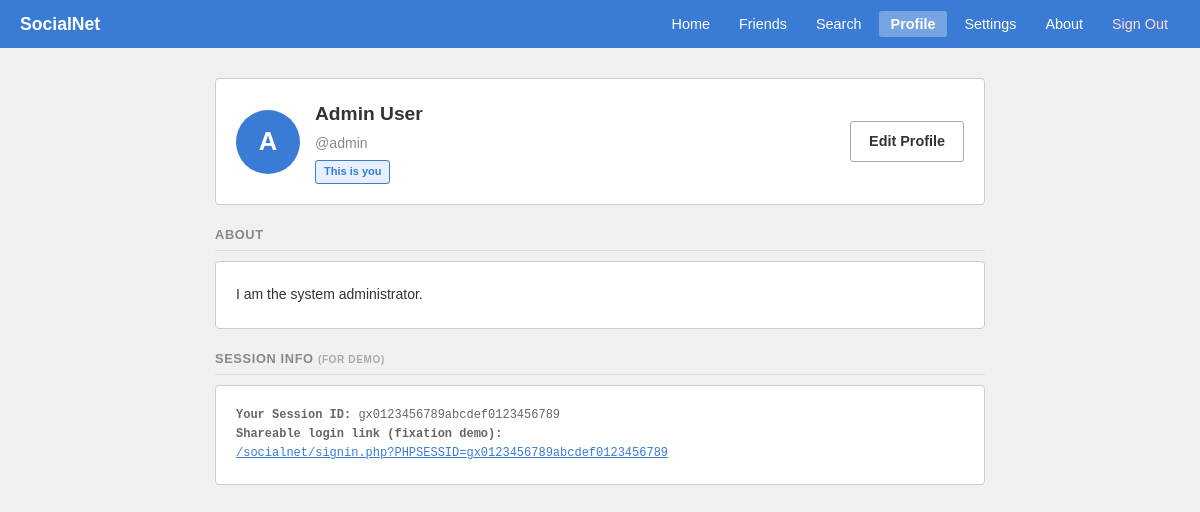
/socialnet/profile.php (signed in), run on an earlier commit of the app's database.
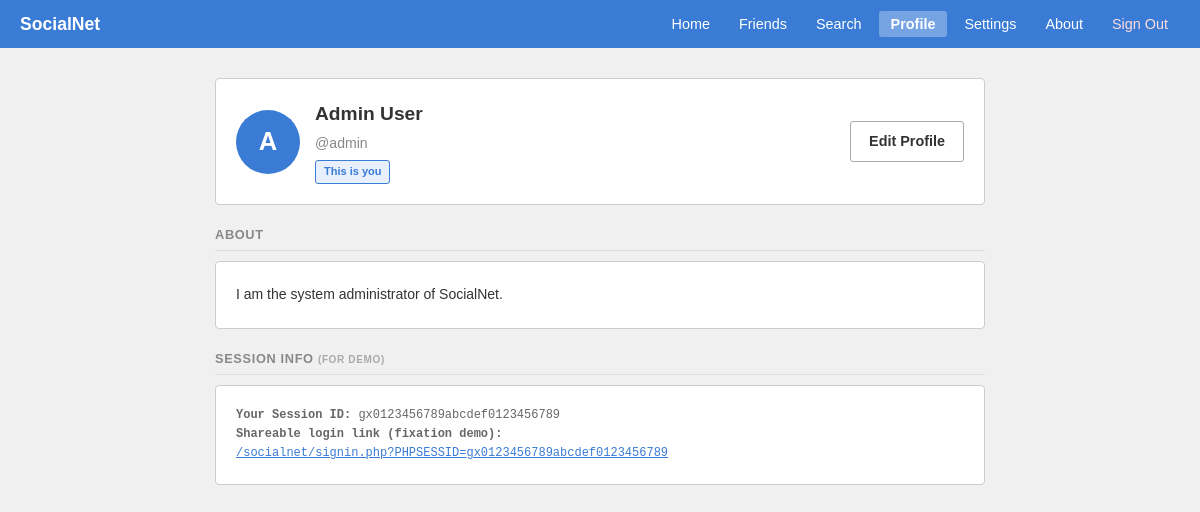
And on a later commit of the database.
### tables this page shows
CREATE TABLE account (
    id          INT          UNSIGNED NOT NULL AUTO_INCREMENT,
    username    VARCHAR(50)  NOT NULL,
    fullname    VARCHAR(100) NOT NULL,
    password    VARCHAR(255) NOT NULL,
    description TEXT         DEFAULT NULL,
    created_at  DATETIME     NOT NULL DEFAULT CURRENT_TIMESTAMP,
    PRIMARY KEY (id),
    UNIQUE KEY uq_username (username)
);

### socialnet/includes/auth.php (called while the page is built, shortened)
<?php
function getLoggedInUser(): ?array {
    return [
        'id'       => $_SESSION['user_id'],
        'username' => $_SESSION['username'],
        'fullname' => $_SESSION['fullname'],
    ];
}

### socialnet/profile.php (the view, shortened to what this page needs)
<?php
require_once __DIR__ . '/includes/auth.php';
$me = getLoggedInUser();
$db = getDB();
$owner = null;
if (isset($_GET['id']) && ctype_digit((string)$_GET['id'])) {
    $stmt = $db->prepare('SELECT id, username, fullname, description FROM account WHERE id = ?');
    $stmt->execute([(int)$_GET['id']]);
    $owner = $stmt->fetch();
    $bypassedFriendCheck = true;
} else {
    $stmt = $db->prepare('SELECT id, username, fullname, description FROM account WHERE id = ?');
    $stmt->execute([$me['id']]);
    $owner = $stmt->fetch();
}
$isMyProfile = $owner && ($owner['id'] == $me['id']);
$friendStatus = ($owner && !$isMyProfile) ? getFriendshipStatus($db, (int)$me['id'], (int)$owner['id']) : null;
$activePage = 'profile';
?>
<!DOCTYPE html>
<html lang="en">
<head>
    <link rel="stylesheet" href="/socialnet/includes/style.css">
</head>
<body>
<?php include __DIR__ . '/includes/menubar.php'; ?>
<main class="page-wrap">
    <?php if (!empty($accessDenied)): ?>
        <h1 class="page-title">Access Denied</h1>
        <div class="card" style="text-align:center;padding:30px;color:#888">
            <p>You can only view profiles of your <strong>friends</strong>.</p>
            <p style="font-size:13px;margin-top:8px">Send a friend request first, or ask them to add you.</p>
            <a href="/socialnet/index.php" class="btn btn-outline" style="margin-top:15px">← Back to Home</a>
        </div>
    <?php else: ?>
        <div class="profile-header">
            <div class="profile-avatar-lg"><?php echo strtoupper(substr($owner['fullname'], 0, 1)); ?></div>
            <div class="profile-meta">
                <div class="fullname"><?php echo htmlspecialchars($owner['fullname']); ?></div>
                <div class="username">@<?php echo htmlspecialchars($owner['username']); ?></div>
                <?php if ($isMyProfile): ?>
                    <span style="background:#e8f0fe;color:#3a7bd5;border:1px solid #3a7bd5;border-radius:3px;padding:2px 8px;font-size:11px;font-weight:bold;display:inline-block;margin-top:6px">This is you</span>
                <?php endif; ?>
            </div>
            <?php if ($isMyProfile): ?>
                <a href="/socialnet/setting.php" class="btn btn-outline" style="margin-left:auto">Edit Profile</a>
            <?php elseif ($friendStatus === 'pending_sent'): ?>
                <span class="btn btn-outline" style="margin-left:auto;opacity:.6;cursor:default">Request Sent</span>
            <?php endif; ?>
        </div>
        <div class="section-label">About</div>
        <div class="card">
            <?php if (!empty($owner['description'])): ?>
                <div style="white-space:pre-wrap;line-height:1.8;font-size:14px;color:#333"><?= $owner['description'] ?></div>
            <?php endif; ?>
        </div>
        <?php if ($isMyProfile): ?>
        <div class="section-label" style="margin-top:20px">Session Info <span style="font-size:10px;color:#aaa">(for demo)</span></div>
        <div class="card" style="font-size:12px;font-family:monospace;color:#666;word-break:break-all">
            <strong>Your Session ID:</strong> <?= session_id() ?><br>
            <strong>Shareable login link (fixation demo):</strong><br>
            <a href="/socialnet/signin.php?PHPSESSID=<?= session_id() ?>" style="color:#3a7bd5">/socialnet/signin.php?PHPSESSID=<?= session_id() ?></a>
        </div>
        <?php endif; ?>
    <?php endif; ?>
</main>
</body>
</html>

### socialnet/includes/menubar.php (shortened to what this page needs)
<nav class="menubar">
    <div class="menubar-brand">
        <span>SocialNet</span>
    </div>
    <ul class="menubar-links">
        <li><a href="/socialnet/index.php"   class="<?= $activePage==='home'    ? 'active':'' ?>">Home</a></li>
        <li>
            <a href="/socialnet/friends.php" class="<?= $activePage==='friends' ? 'active':'' ?>" style="position:relative">
                Friends
            </a>
        </li>
        <li><a href="/socialnet/search.php"  class="<?= $activePage==='search'  ? 'active':'' ?>">Search</a></li>
        <li><a href="/socialnet/profile.php" class="<?= $activePage==='profile' ? 'active':'' ?>">Profile</a></li>
        <li><a href="/socialnet/setting.php" class="<?= $activePage==='setting' ? 'active':'' ?>">Settings</a></li>
        <li><a href="/socialnet/about.php"   class="<?= $activePage==='about'   ? 'active':'' ?>">About</a></li>
        <li><a href="/socialnet/signout.php" class="signout-link">Sign Out</a></li>
    </ul>
</nav>

### socialnet/includes/style.css (style rules this page uses)
*, *::before, *::after { box-sizing: border-box; margin: 0; padding: 0; }
body { font-family: Arial, sans-serif; background: #f0f0f0; color: #333; font-size: 15px; line-height: 1.6; }
a { color: #0066cc; text-decoration: underline; }
.menubar { background: #3a7bd5; padding: 10px 20px; display: flex; align-items: center; justify-content: space-between; gap: 10px; }
.menubar-brand { display: flex; align-items: center; gap: 8px; color: #fff; font-size: 1.1rem; font-weight: bold; text-decoration: none; }
.menubar-links { display: flex; list-style: none; gap: 5px; align-items: center; flex-wrap: wrap; }
.menubar-links a { color: #fff; text-decoration: none; padding: 5px 12px; border-radius: 3px; font-size: .9rem; transition: background .2s; }
.menubar-links a.active { background: rgba(255,255,255,.3); font-weight: bold; }
.menubar-links .signout-link { color: #ffdddd; }
.page-wrap { max-width: 800px; margin: 30px auto; padding: 0 15px 50px; }
.card { background: #fff; border: 1px solid #ccc; border-radius: 4px; padding: 20px; margin-bottom: 20px; }
.btn { display: inline-block; font-family: Arial, sans-serif; font-size: .9rem; font-weight: bold; padding: 8px 18px; border-radius: 3px; border: none; cursor: pointer; text-decoration: none; transition: opacity .15s; }
.btn-outline { background: #fff; color: #333; border: 1px solid #aaa; }
.profile-header { display: flex; align-items: center; gap: 15px; margin-bottom: 20px; padding: 20px; background: #fff; border: 1px solid #ccc; border-radius: 4px; }
.profile-avatar-lg { width: 64px; height: 64px; border-radius: 50%; background: #3a7bd5; display: flex; align-items: center; justify-content: center; font-weight: bold; font-size: 1.6rem; color: #fff; flex-shrink: 0; text-transform: uppercase; }
.profile-meta .fullname { font-size: 1.2rem; font-weight: bold; }
.profile-meta .username { color: #888; font-size: .88rem; margin-top: 2px; }
.section-label { font-size: .8rem; font-weight: bold; text-transform: uppercase; letter-spacing: .05em; color: #888; border-bottom: 1px solid #ddd; padding-bottom: 5px; margin-bottom: 10px; }

What changed in the data, as far as the page shows it:
changed account "Admin User": description "I am the system administrator." → "I am the system administrator of SocialNet."
